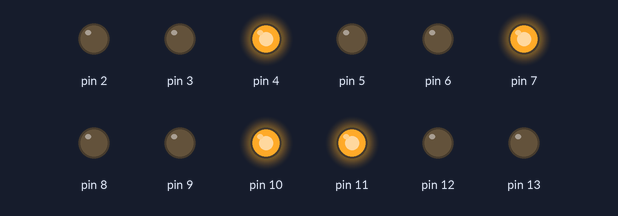
The sketch below on a simulated Arduino Uno, built with avr-gcc and run on an emulated ATmega328P. Parts: output pins drawn as LEDs (lit = HIGH).

Above: at 5.0 s.
At 16.0 s:
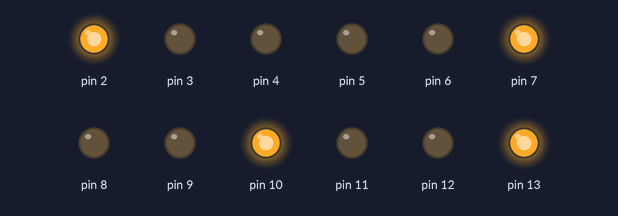
At 21.5 s:
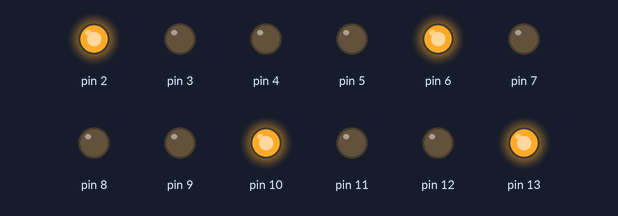
At 27.0 s:
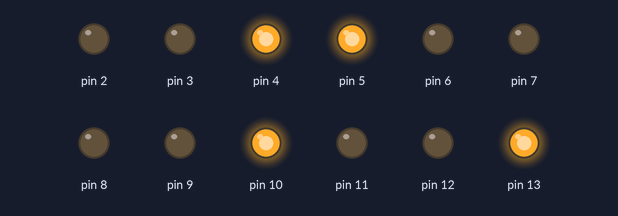
At 38.0 s:
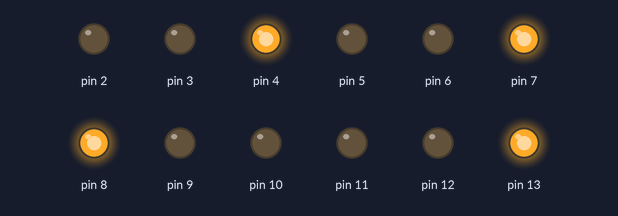
At 54.5 s:
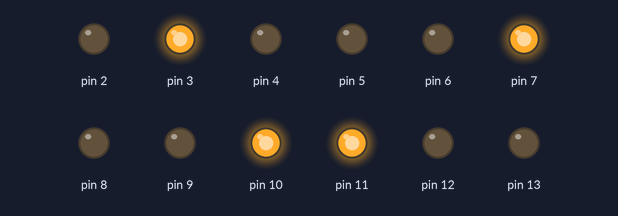
Timing chart, 0 to 57.2 s (numbered marks = the images above):
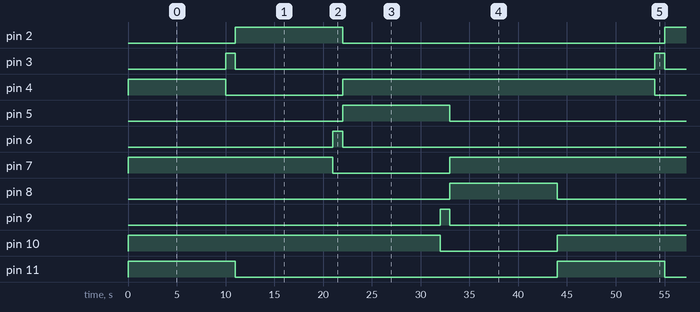

The sketch:

LampuLaluLintas4Channel.ino
```cpp
int a=1000 ;
int b=10000 ;
void setup() {
  // initialize serial communication at 9600 bits per second:
  Serial.begin(9600);
  pinMode(11, OUTPUT);
  pinMode(12, OUTPUT);
  pinMode(13, OUTPUT);
  pinMode(2, OUTPUT);
  pinMode(3, OUTPUT);
  pinMode(4, OUTPUT);
  pinMode(5, OUTPUT);
  pinMode(6, OUTPUT);
  pinMode(7, OUTPUT);
  pinMode(8, OUTPUT);
  pinMode(9, OUTPUT);
  pinMode(10, OUTPUT);


}

// the loop routine runs over and over again forever:
void loop() {
//11
  digitalWrite(2, 0) ; //Hijau2
  digitalWrite(3, 0); //oren2
  digitalWrite(4, 1) ; //mera2
  digitalWrite(5, 0) ; //Hijau3
  digitalWrite(6, 0) ; //oren3
  digitalWrite(7, 1); //merah3
  digitalWrite(8, 0) ; //Hijau4
  digitalWrite(9, 0) ; //oren4
  digitalWrite(10, 1) ; //merah4
  digitalWrite(11, 1); //Hijau1
  digitalWrite(12, 0) ; //oren1
  digitalWrite(13, 0) ; //merah1
  delay(b);
 digitalWrite(2, 0); //Hijau2
  digitalWrite(3, 1); //oren2
  digitalWrite(4, 0); //mera2
  digitalWrite(5, 0) ; //Hijau3
  digitalWrite(6, 0) ; //oren3
  digitalWrite(7, 1); //merah3
  digitalWrite(8, 0) ; //Hijau4
  digitalWrite(9, 0) ; //oren4
  digitalWrite(10, 1) ; //merah4
  digitalWrite(11, 1); //Hijau1
  digitalWrite(12, 0) ; //oren1
  digitalWrite(13, 0) ; //merah1
  delay(a);
  digitalWrite(2, 1); //Hijau2
  digitalWrite(3, 0); //oren2
  digitalWrite(4, 0); //mera2
  digitalWrite(5, 0) ; //Hijau3
  digitalWrite(6, 0) ; //oren3
  digitalWrite(7, 1); //merah3
  digitalWrite(8, 0) ; //Hijau4
  digitalWrite(9, 0) ; //oren4
  digitalWrite(10, 1) ; //merah4
  digitalWrite(11, 0); //Hijau1
  digitalWrite(12, 0) ; //oren1
  digitalWrite(13, 1) ; //merah1
  delay(b);
 digitalWrite(2, 1); //Hijau2
  digitalWrite(3, 0); //oren2
  digitalWrite(4, 0); //mera2
  digitalWrite(5, 0) ; //Hijau3
  digitalWrite(6, 1) ; //oren3
  digitalWrite(7, 0); //merah3
  digitalWrite(8, 0) ; //Hijau4
  digitalWrite(9, 0) ; //oren4
  digitalWrite(10, 1) ; //merah4
  digitalWrite(11, 0); //Hijau1
  digitalWrite(12, 0) ; //oren1
  digitalWrite(13, 1) ; //merah1
delay(a);
  digitalWrite(2, 0); //Hijau2
  digitalWrite(3, 0); //oren2
  digitalWrite(4, 1); //mera2
  digitalWrite(5, 1) ; //Hijau3
  digitalWrite(6, 0) ; //oren3
  digitalWrite(7, 0); //merah3
  digitalWrite(8, 0) ; //Hijau4
  digitalWrite(9, 0) ; //oren4
  digitalWrite(10, 1) ; //merah4
  digitalWrite(11, 0); //Hijau1
  digitalWrite(12, 0) ; //oren1
  digitalWrite(13, 1) ; //merah1
  delay(b);
   digitalWrite(2, 0); //Hijau2
  digitalWrite(3, 0); //oren2
  digitalWrite(4, 1); //mera2
  digitalWrite(5, 1) ; //Hijau3
  digitalWrite(6, 0) ; //oren3
  digitalWrite(7, 0); //merah3
  digitalWrite(8, 0) ; //Hijau4
  digitalWrite(9, 1) ; //oren4
  digitalWrite(10, 0) ; //merah4
  digitalWrite(11, 0); //Hijau1
  digitalWrite(12, 0) ; //oren1
  digitalWrite(13, 1) ; //merah1
delay(a);

  digitalWrite(2, 0); //Hijau2
  digitalWrite(3, 0); //oren2
  digitalWrite(4, 1); //mera2
  digitalWrite(5, 0) ; //Hijau3
  digitalWrite(6, 0) ; //oren3
  digitalWrite(7, 1); //merah3
  digitalWrite(8, 1) ; //Hijau4
  digitalWrite(9, 0) ; //oren4
  digitalWrite(10, 0) ; //merah4
  digitalWrite(11, 0); //Hijau1
  digitalWrite(12, 0) ; //oren1
  digitalWrite(13, 1) ; //merah1
  delay(b);
   digitalWrite(2, 0); //Hijau2
  digitalWrite(3, 0); //oren2
  digitalWrite(4, 1); //mera2
  digitalWrite(5, 0) ; //Hijau3
  digitalWrite(6, 0) ; //oren3
  digitalWrite(7, 1); //merah3
  digitalWrite(8, 1) ; //Hijau4
  digitalWrite(9, 0) ; //oren4
  digitalWrite(10, 0) ; //merah4
  digitalWrite(11, 0); //Hijau1
  digitalWrite(12, 1) ; //oren1
  digitalWrite(13, 0) ; //merah1
delay(a);
}
```

Measured:
- by itself, pin 2, pin 5, pin 8, pin 11: alternates HIGH for 11.0 s and LOW for 33.0 s
- by itself, pin 3, pin 6, pin 9, pin 12: alternates HIGH for 1.0 s and LOW for 43.0 s
- by itself, pin 4, pin 7: repeats every 44.0 s: LOW 12.0 s, HIGH 32.0 s
- by itself, pin 10, pin 13: alternates HIGH for 32.0 s and LOW for 12.0 s
